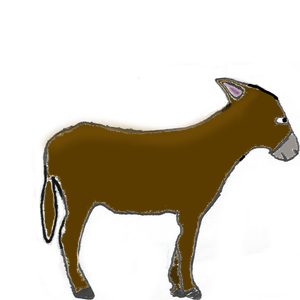
#> input picture game/art/legacy/donkey/run_1.png, 300 x 300 px, given in place of base_char_1.png, which was not available
$ python import_legacy_art.py
#> lines starting #> are read from the running program, lines starting #| are printed output that depends on the picture
#!/usr/bin/env python3
"""Make the game's copies of the original art. The originals in legacy/ are never changed.

    python3 tools/import_legacy_art.py

Writes game/art/legacy/ (committed, so CI and Godot never need this script):
- donkey/run_1..5.png and donkey_space/run_1..5.png: the 2016 donkey frames at half size (300 x 300);
- menu/space.png: the starfield background at half size;
- menu/<planet>.png: each planet and the Sun, cut out of Stars.png by the rectangles in its Unity .meta file
  (Unity counts y from the bottom), at half size;
- menu/vessel_1..4.png: the main-menu vessel frames at half size;
- menu/text_background.png, logo.png: the unused 2016 text panel and the logo;
- world1/: the World 1 platform pieces (dirt blocks, grass top, water top), cut out of
  "World 1 Platforms.xcf" (flattened with ImageMagick's `convert`).
- the website's history pictures (src/assets/history/): the five pages of the 2016 game-idea PDF
  (rendered with poppler's `pdftoppm`) and the 2014 BIDU sketch;
- app icons from the logo: game/web/icon_144/180/512.png, public/icons/*.png and public/icon.svg.
Half size keeps the web download small; the 2016 port scales them back up (game/original_2016/unity.gd, HALF).
Needs Pillow (and ImageMagick for the .xcf).
"""
import pathlib
import re
import subprocess
import tempfile

from PIL import Image

ROOT = pathlib.Path(__file__).resolve().parent.parent
U = ROOT / "legacy/2016-unity"
OUT = ROOT / "game/art/legacy"

# Stars.png sprite names in the Unity scene: Stars_<n> -> what MainGame.unity shows it as.
PLANETS = {0: "mercury", 1: "venus", 2: "earth", 3: "mars", 4: "saturn", 5: "jupiter", 6: "sun", 7: "uranus", 8: "neptune"}
# World 1 Platforms.xcf pieces: name -> (x, y, w, h) in the 2500 x 2500 canvas.
WORLD1 = {
    "dirt_light_a": (113, 70, 222, 422), "dirt_light_b": (352, 68, 209, 423),
    "dirt_dark_a": (113, 527, 222, 422), "dirt_dark_b": (352, 525, 209, 423),
    "grass_top": (90, 1020, 512, 37), "water_top": (93, 1132, 512, 37),
}


def half(im: Image.Image) -> Image.Image:
    return im.resize((max(1, im.width // 2), max(1, im.height // 2)), Image.LANCZOS)


def save(im: Image.Image, rel: str) -> None:
    path = OUT / rel
    path.parent.mkdir(parents=True, exist_ok=True)
    im.save(path, optimize=True)
    print(f"  {rel} {im.width}x{im.height}")


# [7 lines left out: function sprite_rects, not called in this run]


def main() -> None:
    sprites = U / "Assets/Sprites"
    for i in range(1, 6):
        save(half(Image.open(sprites / f"Base Donkey/base_char_{i}.png").convert("RGBA")), f"donkey/run_{i}.png")
#> in half, `return im.resize((max(1, im.width // 2), max(1, im.height // 2)), Imag..`:
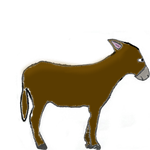
#> returned value: PIL image 150x150 RGBA; mean R, G, B, A 24.5, 22.2, 4.4, 65.2; transparent parts drawn white
#|   donkey/run_1.png 150x150
        save(half(Image.open(sprites / f"Space Base Donkey/space_base_char_{i}.png").convert("RGBA")), f"donkey_space/run_{i}.png")
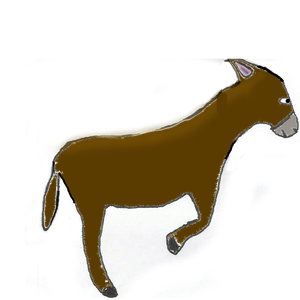
#> input picture game/art/legacy/donkey/run_2.png, 300 x 300 px, given in place of space_base_char_1.png, which was not available
#> in half (call 2), `return im.resize((max(1, im.width // 2), max(1, im.height // 2)), Imag..`:
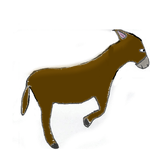
#> returned value: PIL image 150x150 RGBA; mean R, G, B, A 21, 21.9, 6.6, 56.2; transparent parts drawn white
#|   donkey_space/run_1.png 150x150
    for i in range(1, 5):
        save(half(Image.open(sprites / f"Menu Scene/Vessel/Vessel_{i}.png").convert("RGBA")), f"menu/vessel_{i}.png")
    save(half(Image.open(sprites / "Menu Scene/Space.png").convert("RGB")), "menu/space.png")
    save(half(Image.open(sprites / "Menu Scene/Menu Scene Text background.png").convert("RGBA")), "menu/text_background.png")
    stars = Image.open(sprites / "Menu Scene/Stars.png").convert("RGBA")
    rects = sprite_rects(sprites / "Menu Scene/Stars.png.meta")
    for n, name in PLANETS.items():
        x, y, w, h = rects[n]
        top = stars.height - y - h  # Unity's sprite rect y counts from the bottom
        save(half(stars.crop((x, top, x + w, top + h))), f"menu/{name}.png")
    save(Image.open(U / "docs/logo.png").convert("RGBA"), "logo.png")
    with tempfile.TemporaryDirectory() as tmp:
        flat = pathlib.Path(tmp) / "world1.png"
        subprocess.run(["convert", str(U / "GIMP Sources/World 1 Scene/World 1 Platforms.xcf"), "-background", "none", "-flatten", str(flat)], check=True)
        w1 = Image.open(flat).convert("RGBA")
        for name, (x, y, w, h) in WORLD1.items():
            save(w1.crop((x, y, x + w, y + h)), f"world1/{name}.png")
    icons()
    history()


# [43 lines left out: functions icons, history, not called in this run]


if __name__ == "__main__":
#> (the run stopped early here; a loop or call above may not have finished)
